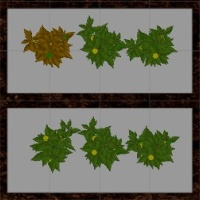
#> input picture Open_CV/block1_image.jpg, 200 x 200 px
$ jupyter execute --allow-errors contour.ipynb
#> lines starting #> are read from the running program, lines starting #| are printed output that depends on the picture; after the words box and inside, x2 and y2 are one past the last pixel; in counts of white or black regions, pixels touching at a corner belong together
[cell 1]
import cv2

[cell 2]
image = cv2.imread("C:\\Users\\jiyad\\Downloads\\triangle.png")
#> (the rest of this cell did not finish here and is left out)

[cell 3]
import cv2
image=cv2.imread("task1a_image")
image=cv2.imshow("image",image)
cv2.waitKey(0)
cv2.destroyAllWindows()

[cell 4]
import cv2
import numpy as np

image = cv2.imread("block1_image.jpg")
#> image is the input picture: shape (200, 200, 3); mean B, G, R 92.9, 107.2, 106.3


if image is None:
    print("No image")
    exit()

gray = cv2.cvtColor(image, cv2.COLOR_BGR2GRAY)
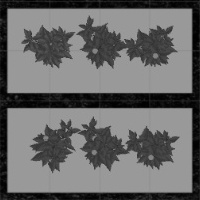
#> gray: shape (200, 200); min 0, max 162, mean 105.3
ret, thresh = cv2.threshold(gray, 127, 255, cv2.THRESH_BINARY)
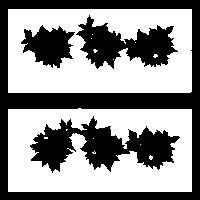
#> thresh: shape (200, 200); 56.2% white; 4 black regions

contours, _ = cv2.findContours(thresh, cv2.RETR_LIST, cv2.CHAIN_APPROX_NONE)
#> contours = 19 contours, 14 with area under 20; largest, box (x1, y1, x2, y2) and area: (8, 9, 192, 93) 15188, (8, 108, 192, 192) 15009, (29, 115, 181, 174) 4462, (75, 14, 179, 70) 2964, (20, 24, 76, 69) 1488

# Filter contours based on area
filtered_contours = [c for c in contours if cv2.contourArea(c) > 500]
#> filtered_contours = 5 contours; box (x1, y1, x2, y2) and area: (8, 9, 192, 93) 15188, (8, 108, 192, 192) 15009, (29, 115, 181, 174) 4462, (75, 14, 179, 70) 2964, (20, 24, 76, 69) 1488

print("Number of large contours = ", len(filtered_contours))
#| Number of large contours =  5
remaining = len(contours) - len(filtered_contours)
#> remaining = 14
print("Number of small contours filtered out = ", remaining)
#| Number of small contours filtered out =  14

# Draw contours
cv2.drawContours(image, filtered_contours, -1, (0, 255, 0), 1)
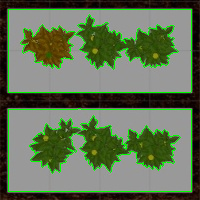
#> image: shape (200, 200, 3); 5.69% of pixels changed, all inside (x1, y1, x2, y2) = (8, 9, 192, 192)

# Assign IDs to filtered contours
plant_names = ['p1A', 'p2B', 'p3C', 'p4D', 'p5E', 'p6F']

for idx, cnt in enumerate(filtered_contours):
    if idx < len(plant_names):
        # Find centroid to place the text
        M = cv2.moments(cnt)
        if M["m00"] != 0:
            cx = int(M["m10"] / M["m00"])
            cy = int(M["m01"] / M["m00"])
        else:
            cx, cy = 0, 0

        cv2.putText(image, plant_names[idx], (cx-20, cy), cv2.FONT_HERSHEY_SIMPLEX, 0.5, (0, 0, 255), 1)
#> this loop made 5 passes
#> (cx, cy) on passes 1 to 5: (101, 145), (99, 149), (48, 45), (125, 44), (99, 50)
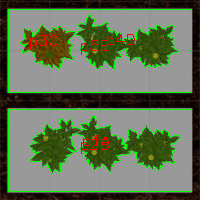
#> image: shape (200, 200, 3); 0.95% of pixels changed, all inside (x1, y1, x2, y2) = (30, 34, 135, 154)

cv2.imshow("Contours with IDs", image)
cv2.imshow("Gray", gray)
cv2.waitKey(0)
cv2.destroyAllWindows()

$ run again, with Open_CV/block2_image.jpg copied over Open_CV/block1_image.jpg
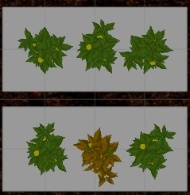
#> input picture Open_CV/block2_image.jpg, 190 x 195 px
#> image is the input picture: shape (195, 190, 3); mean B, G, R 99.9, 114.9, 112.7
#> `ret, thresh = cv2.threshold(gray, 127, 255, cv2.THRESH_BINARY)`:
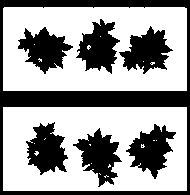
#> thresh: shape (195, 190); 61.1% white; 8 black regions (1 under 20 px)
#> contours = 28 contours, 20 with area under 20; largest, box (x1, y1, x2, y2) and area: (3, 107, 187, 191) 15189, (3, 7, 187, 91) 15183, (72, 127, 123, 188) 1535, (125, 123, 177, 180) 1513, (118, 25, 174, 75) 1508, (75, 18, 121, 75) 1486, (17, 26, 74, 75) 1471, (25, 121, 69, 176) 1467
#> filtered_contours = 8 contours; box (x1, y1, x2, y2) and area: (3, 107, 187, 191) 15189, (3, 7, 187, 91) 15183, (72, 127, 123, 188) 1535, (125, 123, 177, 180) 1513, (118, 25, 174, 75) 1508, (75, 18, 121, 75) 1486, (17, 26, 74, 75) 1471, (25, 121, 69, 176) 1467
#| Number of large contours =  8
#> remaining = 20
#| Number of small contours filtered out =  20
#> the loop `for idx, cnt in enumerate(filtered_contours):` made 8 passes
#> (cx, cy) on passes 1 to 6: (99, 155), (150, 149), (46, 149), (94, 148), (44, 49), (146, 51)
#> after the loop `for idx, cnt in enumerate(filtered_contours):`:
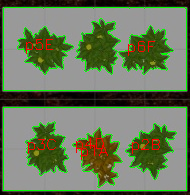
#> image: shape (195, 190, 3); mean B, G, R 91.1, 120.6, 106
